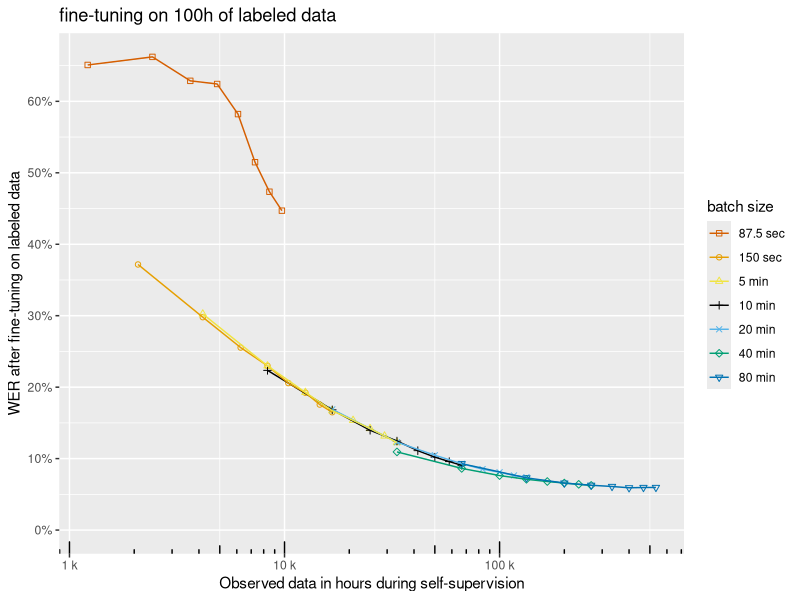
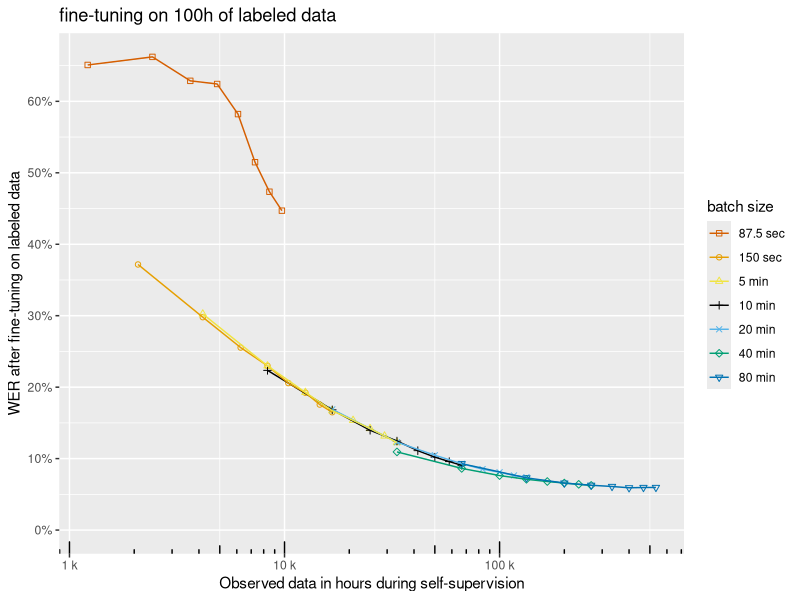

Write the R code that produced these figures, in order.
# install the tidyverse
library(tidyverse)
library(patchwork)
library(scales)
library(ggthemes)
library(egg)
library(dplyr)

# read data
#df = read.csv("ft10min_over_time.fixed.csv")
df = read.csv("ft100h_over_time.fixed.csv")

# output file
#fn = "ft10min_over_time.pdf"
fn = "ft100h_over_time.pdf"

# title of plot
#title_label = "fine-tuning on 10 minutes of labeled data"
title_label = "fine-tuning on 100h of labeled data"

# clip WER values to 1 and make percentages
df <- df %>%
  mutate(wer.clean = pmax(0, pmin(1, wer.clean)),  # Clip values between 0 and 1
         wer.clean = wer.clean * 100)              # Multiply values by 100

df <- df %>%
  mutate(wer.other = pmax(0, pmin(1, wer.other)),  # Clip values between 0 and 1
         wer.other = wer.other * 100)              # Multiply values by 100

# make hours seen in k
df$hours.seen <- df$hours.seen / 1000

# legend for graphs
custom_legend_order <- c(
  "87.5 sec",
  "150 sec",
  "5 min",
  "10 min",
  "20 min",
  "40 min",
  "80 min"
)

# functions for determing breaks in logscale
breaks_5log10 <- function(x) {
  low <- floor(log10(min(x)/5))
  high <- ceiling(log10(max(x)/5))
  
  5 * 10^(seq.int(low, high))
}

breaks_log10 <- function(x) {
  low <- floor(log10(min(x)))
  high <- ceiling(log10(max(x)))
  
  10^(seq.int(low, high))
}


# plot
g = (
  ggplot(df)
  + aes(
    hours.seen, 
    wer.clean, 
    color=batch.size.label,
    shape=batch.size.label
  )
  + geom_point()
  + geom_line()
  + annotation_logticks(sides='b')
  + scale_x_log10(
      name='Observed data in hours during self-supervision', 
      labels = scales::label_comma(suffix = ' k'),
      breaks = breaks_log10,
      minor_breaks = breaks_5log10,
    )
  + scale_y_continuous(
    name='WER after fine-tuning on labeled data',
    labels = scales::percent_format(scale = 1),
    breaks = seq(0, 100, by = 10),
    limits = c(0, NA)
    )
  + scale_colour_colorblind(
    name='batch size',
    breaks=custom_legend_order
  )
  + scale_shape_manual(
    name='batch size',
    breaks=custom_legend_order,
    values=seq(0,6)
    )
  + ggtitle(title_label)
)


g

ggsave(
  file=fn,
  plot=g,
  device = cairo_pdf,
  width = 210,
  height = 297/2-10,
  units = "mm"
)
